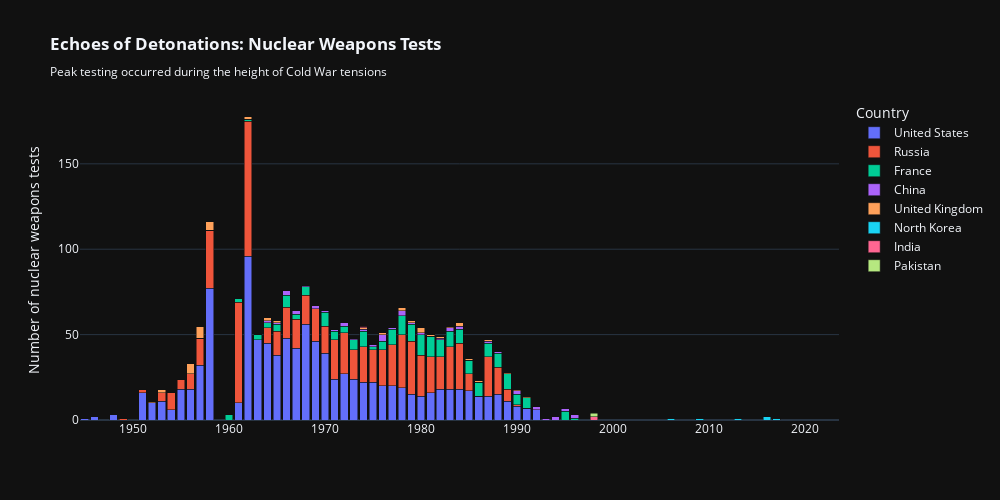

Notebook cell for this chart:
### Code cell
import pandas as pd
import plotly.express as px
import plotly.io as pio

from const import DATA_DIR

pio.templates.default = "plotly_dark"

# 2. Testing the Earth
tests_path = DATA_DIR / 'nuclear-weapons' / 'number-of-nuclear-weapons-tests' / 'number-of-nuclear-weapons-tests.csv'
df_tests = pd.read_csv(tests_path)

# Sort entities by total tests for legend order
total_tests = df_tests.groupby('Entity')['Number of nuclear weapons tests'].sum()
sorted_entities = total_tests.sort_values(ascending=False).index.tolist()

fig2 = px.bar(df_tests, 
              x='Year', 
              y='Number of nuclear weapons tests', 
              height=500,
              width=1000,
              color='Entity',
              labels={'Entity': "Country"},
              title='<b>Echoes of Detonations: Nuclear Weapons Tests</b><br><sub>Peak testing occurred during the height of Cold War tensions</sub>',
              category_orders={'Entity': sorted_entities},
              )

fig2.update_layout(barmode='stack', xaxis_title=None, hovermode='x unified')
fig2.update_traces(hovertemplate='%{y}')
fig2.show()

### Figure 1 — Plotly figure (JSON) as saved in the notebook; plotly's stock layout.template omitted (floating-point values rounded to 4 significant figures)
{"data": [{"hovertemplate": "%{y}", "legendgroup": "United States", "marker": {"color": "#636efa", "pattern": {"shape": ""}}, "name": "United States", "orientation": "v", "showlegend": true, "textposition": "auto", "type": "bar", "x": [1945, 1946, 1947, 1948, 1949, 1950, 1951, 1952, 1953, 1954, 1955, 1956, 1957, 1958, 1959, 1960, 1961, 1962, 1963, 1964, 1965, 1966, 1967, 1968, 1969, 1970, 1971, 1972, 1973, 1974, 1975, 1976, 1977, 1978, 1979, 1980, 1981, 1982, 1983, 1984, 1985, 1986, 1987, 1988, 1989, 1990, 1991, 1992, 1993, 1994, 1995, 1996, 1997, 1998, 1999, 2000, 2001, 2002, 2003, 2004, 2005, 2006, 2007, 2008, 2009, 2010, 2011, 2012, 2013, 2014, 2015, 2016, 2017, 2018, 2019, 2020, 2021, 2022, 2023], "xaxis": "x", "y": [1, 2, 0, 3, 0, 0, 16, 10, 11, 6, 18, 18, 32, 77, 0, 0, 10, 96, 47, 45, 38, 48, 42, 56, 46, 39, 24, 27, 24, 22, 22, 20, 20, 19, 15, 14, 16, 18, 18, 18, 17, 14, 14, 15, 11, 8, 7, 6, 0, 0, 0, 0, 0, 0, 0, 0, 0, 0, 0, 0, 0, 0, 0, 0, 0, 0, 0, 0, 0, 0, 0, 0, 0, 0, 0, 0, 0, 0, 0], "yaxis": "y"}, {"hovertemplate": "%{y}", "legendgroup": "Russia", "marker": {"color": "#EF553B", "pattern": {"shape": ""}}, "name": "Russia", "orientation": "v", "showlegend": true, "textposition": "auto", "type": "bar", "x": [1945, 1946, 1947, 1948, 1949, 1950, 1951, 1952, 1953, 1954, 1955, 1956, 1957, 1958, 1959, 1960, 1961, 1962, 1963, 1964, 1965, 1966, 1967, 1968, 1969, 1970, 1971, 1972, 1973, 1974, 1975, 1976, 1977, 1978, 1979, 1980, 1981, 1982, 1983, 1984, 1985, 1986, 1987, 1988, 1989, 1990, 1991, 1992, 1993, 1994, 1995, 1996, 1997, 1998, 1999, 2000, 2001, 2002, 2003, 2004, 2005, 2006, 2007, 2008, 2009, 2010, 2011, 2012, 2013, 2014, 2015, 2016, 2017, 2018, 2019, 2020, 2021, 2022, 2023], "xaxis": "x", "y": [0, 0, 0, 0, 1, 0, 2, 0, 5, 10, 6, 9, 16, 34, 0, 0, 59, 79, 0, 9, 14, 18, 17, 17, 19, 16, 23, 24, 17, 21, 19, 21, 24, 31, 31, 24, 21, 19, 25, 27, 10, 0, 23, 16, 7, 1, 0, 0, 0, 0, 0, 0, 0, 0, 0, 0, 0, 0, 0, 0, 0, 0, 0, 0, 0, 0, 0, 0, 0, 0, 0, 0, 0, 0, 0, 0, 0, 0, 0], "yaxis": "y"}, {"hovertemplate": "%{y}", "legendgroup": "France", "marker": {"color": "#00cc96", "pattern": {"shape": ""}}, "name": "France", "orientation": "v", "showlegend": true, "textposition": "auto", "type": "bar", "x": [1945, 1946, 1947, 1948, 1949, 1950, 1951, 1952, 1953, 1954, 1955, 1956, 1957, 1958, 1959, 1960, 1961, 1962, 1963, 1964, 1965, 1966, 1967, 1968, 1969, 1970, 1971, 1972, 1973, 1974, 1975, 1976, 1977, 1978, 1979, 1980, 1981, 1982, 1983, 1984, 1985, 1986, 1987, 1988, 1989, 1990, 1991, 1992, 1993, 1994, 1995, 1996, 1997, 1998, 1999, 2000, 2001, 2002, 2003, 2004, 2005, 2006, 2007, 2008, 2009, 2010, 2011, 2012, 2013, 2014, 2015, 2016, 2017, 2018, 2019, 2020, 2021, 2022, 2023], "xaxis": "x", "y": [0, 0, 0, 0, 0, 0, 0, 0, 0, 0, 0, 0, 0, 0, 0, 3, 2, 1, 3, 3, 4, 7, 3, 5, 0, 8, 5, 4, 6, 9, 2, 5, 9, 11, 10, 12, 12, 10, 9, 8, 8, 8, 8, 8, 9, 6, 6, 0, 0, 0, 5, 1, 0, 0, 0, 0, 0, 0, 0, 0, 0, 0, 0, 0, 0, 0, 0, 0, 0, 0, 0, 0, 0, 0, 0, 0, 0, 0, 0], "yaxis": "y"}, {"hovertemplate": "%{y}", "legendgroup": "China", "marker": {"color": "#ab63fa", "pattern": {"shape": ""}}, "name": "China", "orientation": "v", "showlegend": true, "textposition": "auto", "type": "bar", "x": [1945, 1946, 1947, 1948, 1949, 1950, 1951, 1952, 1953, 1954, 1955, 1956, 1957, 1958, 1959, 1960, 1961, 1962, 1963, 1964, 1965, 1966, 1967, 1968, 1969, 1970, 1971, 1972, 1973, 1974, 1975, 1976, 1977, 1978, 1979, 1980, 1981, 1982, 1983, 1984, 1985, 1986, 1987, 1988, 1989, 1990, 1991, 1992, 1993, 1994, 1995, 1996, 1997, 1998, 1999, 2000, 2001, 2002, 2003, 2004, 2005, 2006, 2007, 2008, 2009, 2010, 2011, 2012, 2013, 2014, 2015, 2016, 2017, 2018, 2019, 2020, 2021, 2022, 2023], "xaxis": "x", "y": [0, 0, 0, 0, 0, 0, 0, 0, 0, 0, 0, 0, 0, 0, 0, 0, 0, 0, 0, 1, 1, 3, 2, 1, 2, 1, 1, 2, 1, 1, 1, 4, 1, 3, 1, 1, 0, 1, 2, 2, 0, 0, 1, 1, 0, 2, 0, 2, 1, 2, 2, 2, 0, 0, 0, 0, 0, 0, 0, 0, 0, 0, 0, 0, 0, 0, 0, 0, 0, 0, 0, 0, 0, 0, 0, 0, 0, 0, 0], "yaxis": "y"}, {"hovertemplate": "%{y}", "legendgroup": "United Kingdom", "marker": {"color": "#FFA15A", "pattern": {"shape": ""}}, "name": "United Kingdom", "orientation": "v", "showlegend": true, "textposition": "auto", "type": "bar", "x": [1945, 1946, 1947, 1948, 1949, 1950, 1951, 1952, 1953, 1954, 1955, 1956, 1957, 1958, 1959, 1960, 1961, 1962, 1963, 1964, 1965, 1966, 1967, 1968, 1969, 1970, 1971, 1972, 1973, 1974, 1975, 1976, 1977, 1978, 1979, 1980, 1981, 1982, 1983, 1984, 1985, 1986, 1987, 1988, 1989, 1990, 1991, 1992, 1993, 1994, 1995, 1996, 1997, 1998, 1999, 2000, 2001, 2002, 2003, 2004, 2005, 2006, 2007, 2008, 2009, 2010, 2011, 2012, 2013, 2014, 2015, 2016, 2017, 2018, 2019, 2020, 2021, 2022, 2023], "xaxis": "x", "y": [0, 0, 0, 0, 0, 0, 0, 1, 2, 0, 0, 6, 7, 5, 0, 0, 0, 2, 0, 2, 1, 0, 0, 0, 0, 0, 0, 0, 0, 1, 0, 1, 0, 2, 1, 3, 1, 1, 1, 2, 1, 1, 1, 0, 1, 1, 1, 0, 0, 0, 0, 0, 0, 0, 0, 0, 0, 0, 0, 0, 0, 0, 0, 0, 0, 0, 0, 0, 0, 0, 0, 0, 0, 0, 0, 0, 0, 0, 0], "yaxis": "y"}, {"hovertemplate": "%{y}", "legendgroup": "North Korea", "marker": {"color": "#19d3f3", "pattern": {"shape": ""}}, "name": "North Korea", "orientation": "v", "showlegend": true, "textposition": "auto", "type": "bar", "x": [1945, 1946, 1947, 1948, 1949, 1950, 1951, 1952, 1953, 1954, 1955, 1956, 1957, 1958, 1959, 1960, 1961, 1962, 1963, 1964, 1965, 1966, 1967, 1968, 1969, 1970, 1971, 1972, 1973, 1974, 1975, 1976, 1977, 1978, 1979, 1980, 1981, 1982, 1983, 1984, 1985, 1986, 1987, 1988, 1989, 1990, 1991, 1992, 1993, 1994, 1995, 1996, 1997, 1998, 1999, 2000, 2001, 2002, 2003, 2004, 2005, 2006, 2007, 2008, 2009, 2010, 2011, 2012, 2013, 2014, 2015, 2016, 2017, 2018, 2019, 2020, 2021, 2022, 2023], "xaxis": "x", "y": [0, 0, 0, 0, 0, 0, 0, 0, 0, 0, 0, 0, 0, 0, 0, 0, 0, 0, 0, 0, 0, 0, 0, 0, 0, 0, 0, 0, 0, 0, 0, 0, 0, 0, 0, 0, 0, 0, 0, 0, 0, 0, 0, 0, 0, 0, 0, 0, 0, 0, 0, 0, 0, 0, 0, 0, 0, 0, 0, 0, 0, 1, 0, 0, 1, 0, 0, 0, 1, 0, 0, 2, 1, 0, 0, 0, 0, 0, 0], "yaxis": "y"}, {"hovertemplate": "%{y}", "legendgroup": "India", "marker": {"color": "#FF6692", "pattern": {"shape": ""}}, "name": "India", "orientation": "v", "showlegend": true, "textposition": "auto", "type": "bar", "x": [1945, 1946, 1947, 1948, 1949, 1950, 1951, 1952, 1953, 1954, 1955, 1956, 1957, 1958, 1959, 1960, 1961, 1962, 1963, 1964, 1965, 1966, 1967, 1968, 1969, 1970, 1971, 1972, 1973, 1974, 1975, 1976, 1977, 1978, 1979, 1980, 1981, 1982, 1983, 1984, 1985, 1986, 1987, 1988, 1989, 1990, 1991, 1992, 1993, 1994, 1995, 1996, 1997, 1998, 1999, 2000, 2001, 2002, 2003, 2004, 2005, 2006, 2007, 2008, 2009, 2010, 2011, 2012, 2013, 2014, 2015, 2016, 2017, 2018, 2019, 2020, 2021, 2022, 2023], "xaxis": "x", "y": [0, 0, 0, 0, 0, 0, 0, 0, 0, 0, 0, 0, 0, 0, 0, 0, 0, 0, 0, 0, 0, 0, 0, 0, 0, 0, 0, 0, 0, 1, 0, 0, 0, 0, 0, 0, 0, 0, 0, 0, 0, 0, 0, 0, 0, 0, 0, 0, 0, 0, 0, 0, 0, 2, 0, 0, 0, 0, 0, 0, 0, 0, 0, 0, 0, 0, 0, 0, 0, 0, 0, 0, 0, 0, 0, 0, 0, 0, 0], "yaxis": "y"}, {"hovertemplate": "%{y}", "legendgroup": "Pakistan", "marker": {"color": "#B6E880", "pattern": {"shape": ""}}, "name": "Pakistan", "orientation": "v", "showlegend": true, "textposition": "auto", "type": "bar", "x": [1945, 1946, 1947, 1948, 1949, 1950, 1951, 1952, 1953, 1954, 1955, 1956, 1957, 1958, 1959, 1960, 1961, 1962, 1963, 1964, 1965, 1966, 1967, 1968, 1969, 1970, 1971, 1972, 1973, 1974, 1975, 1976, 1977, 1978, 1979, 1980, 1981, 1982, 1983, 1984, 1985, 1986, 1987, 1988, 1989, 1990, 1991, 1992, 1993, 1994, 1995, 1996, 1997, 1998, 1999, 2000, 2001, 2002, 2003, 2004, 2005, 2006, 2007, 2008, 2009, 2010, 2011, 2012, 2013, 2014, 2015, 2016, 2017, 2018, 2019, 2020, 2021, 2022, 2023], "xaxis": "x", "y": [0, 0, 0, 0, 0, 0, 0, 0, 0, 0, 0, 0, 0, 0, 0, 0, 0, 0, 0, 0, 0, 0, 0, 0, 0, 0, 0, 0, 0, 0, 0, 0, 0, 0, 0, 0, 0, 0, 0, 0, 0, 0, 0, 0, 0, 0, 0, 0, 0, 0, 0, 0, 0, 2, 0, 0, 0, 0, 0, 0, 0, 0, 0, 0, 0, 0, 0, 0, 0, 0, 0, 0, 0, 0, 0, 0, 0, 0, 0], "yaxis": "y"}], "layout": {"barmode": "stack", "height": 500, "hovermode": "x unified", "legend": {"title": {"text": "Country"}, "tracegroupgap": 0}, "title": {"text": "<b>Echoes of Detonations: Nuclear Weapons Tests</b><br><sub>Peak testing occurred during the height of Cold War tensions</sub>"}, "width": 1000, "xaxis": {"anchor": "y", "domain": [0, 1], "title": {}}, "yaxis": {"anchor": "x", "domain": [0, 1], "title": {"text": "Number of nuclear weapons tests"}}}}
